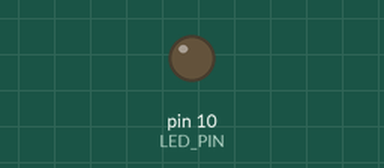
Simulated run of this sketch. Board: Arduino Uno, built with avr-gcc and run on an emulated ATmega328P. Shown: output pins drawn as LEDs (lit = HIGH).

Above: at 0.05 s.
At 1.2 s:
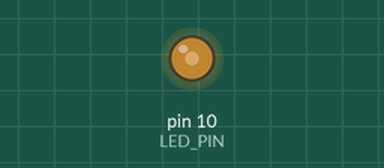
At 2.35 s:
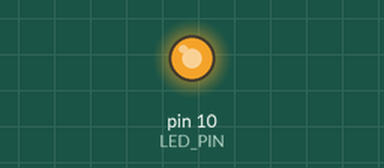
At 4.65 s:
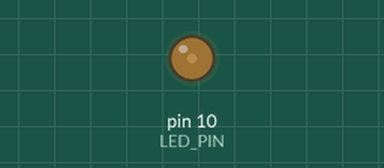
Timing chart, 0 to 6.6 s (numbered marks = the images above):
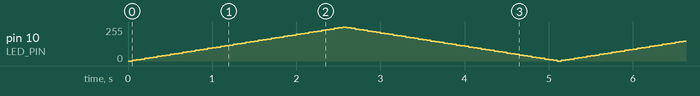

The sketch:

2_fading-led.ino
```cpp
// deve essere un pin che supporta PWM
#define LED_PIN 10

int fadeAmount;
int currIntensity;

void setup()
{
  currIntensity = 0;
  fadeAmount = 5;
  pinMode(LED_PIN, OUTPUT);
}

void loop()
{
  analogWrite(LED_PIN, currIntensity);
  currIntensity = currIntensity + fadeAmount;
  if (currIntensity <= 0 || currIntensity >= 255)
  {
    fadeAmount = -fadeAmount;
  }
  delay(50);
}
```
